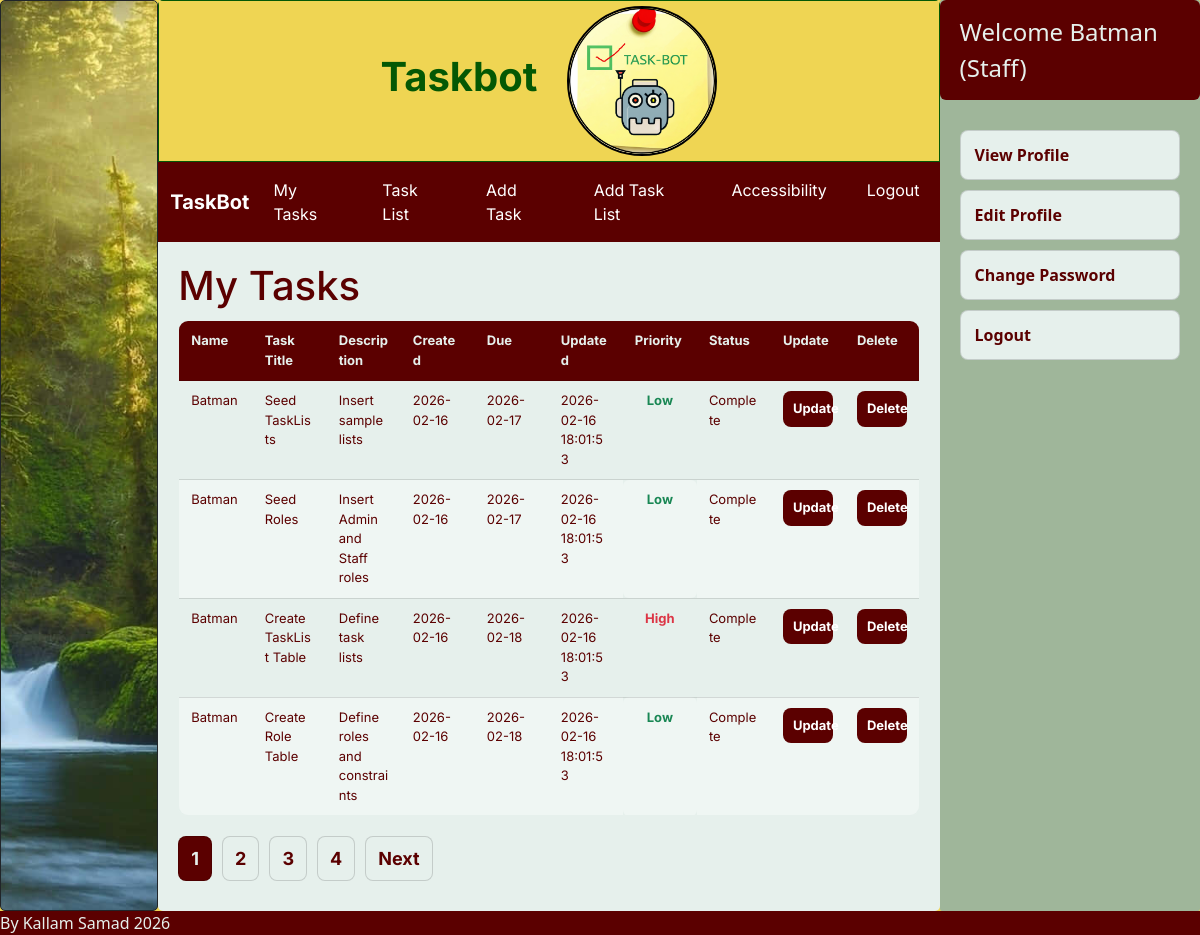
Screenshot of /index.php?page=lists (signed in) with the database file from the repository.
### tables this page shows
CREATE TABLE Task ( 

  TaskID        INTEGER PRIMARY KEY AUTOINCREMENT, 

  TaskTitle     TEXT NOT NULL, 

  Description   TEXT, 

  CreateDate    DATE NOT NULL DEFAULT (DATE('now')), 

  DueDate       DATE, 

  UpdatedAt     DATETIME NOT NULL DEFAULT CURRENT_TIMESTAMP, 

  LastUpdatedBy INTEGER, 

  Priority      TEXT NOT NULL DEFAULT 'Unassigned', 

  Status        TEXT NOT NULL DEFAULT 'Pending', 

  IsArchived    INTEGER NOT NULL DEFAULT 0, 

  TaskListID    INTEGER, 

  CHECK (Priority IN ('Unassigned', 'Low', 'Medium', 'High')), 

  CHECK (Status IN ('Pending', 'Complete', 'Cancelled')), 

  FOREIGN KEY (LastUpdatedBy) REFERENCES Users(UserID) 

    ON UPDATE CASCADE 

    ON DELETE SET NULL, 

  FOREIGN KEY (TaskListID) REFERENCES TaskList(TaskListID) 

    ON UPDATE CASCADE 

    ON DELETE SET NULL 

);

CREATE TABLE Users ( 

  UserID      INTEGER PRIMARY KEY AUTOINCREMENT, 

  RoleID      INTEGER NOT NULL, 

  DisplayName TEXT NOT NULL, 

  FirstName   TEXT NOT NULL, 

  MiddleName  TEXT DEFAULT ' ', 

  LastName    TEXT NOT NULL, 

  Email       TEXT NOT NULL UNIQUE, 

  Phone       TEXT UNIQUE, 

  IsActive    INTEGER NOT NULL DEFAULT 1, 

  LastLoginAt DATETIME DEFAULT CURRENT_TIMESTAMP, 

  FOREIGN KEY (RoleID) REFERENCES Role(RoleID) 

    ON UPDATE CASCADE 

    ON DELETE CASCADE 

);

CREATE TABLE Role ( 

  RoleID   INTEGER PRIMARY KEY AUTOINCREMENT, 

  RoleType TEXT NOT NULL DEFAULT 'Staff', 

  CHECK (RoleType IN ('Admin', 'Staff')) 

);

### stafflists.php (the view, shortened to what this page needs)
<?php
$db = new SQLite3("C:/xampp/htdocs/TaskBot/database.db");
$db->exec("PRAGMA foreign_keys = ON;");
$userId = (int)$_SESSION['userId'];
$records_per_page = 4;
$current_page = isset($_GET['p']) ? (int)$_GET['p'] : 1;
$offset = ($current_page - 1) * $records_per_page;
$countStmt = $db->prepare("SELECT COUNT(*) AS total FROM Task WHERE LastUpdatedBy = :uid");
$countStmt->bindValue(":uid", $userId, SQLITE3_INTEGER);
$countRes = $countStmt->execute();
$countRow = $countRes->fetchArray(SQLITE3_ASSOC);
$total_records = (int)($countRow['total'] ?? 0);
$total_pages = max(1, (int)ceil($total_records / $records_per_page));
$stmt = $db->prepare("
    SELECT
        U.DisplayName,
        T.TaskID,
        T.TaskTitle,
        T.Description,
        T.CreateDate,
        T.DueDate,
        T.UpdatedAt,
        T.Priority,
        T.Status
    FROM Task T
    INNER JOIN Users U ON U.UserID = T.LastUpdatedBy
    WHERE T.LastUpdatedBy = :uid
    ORDER BY T.DueDate IS NULL, T.DueDate ASC, T.TaskID DESC
    LIMIT :limit OFFSET :offset
");
$stmt->bindValue(":uid", $userId, SQLITE3_INTEGER);
$stmt->bindValue(":limit", $records_per_page, SQLITE3_INTEGER);
$stmt->bindValue(":offset", $offset, SQLITE3_INTEGER);
$result = $stmt->execute();
echo "<h1 class='page-title'>My Tasks</h1>";
echo "<div class='table-wrap'>";
echo "<table class='tasks-table'>";
echo "
<thead>
<tr>
  <th>Name</th>
  <th>Task Title</th>
  <th>Description</th>
  <th>Created</th>
  <th>Due</th>
  <th>Updated</th>
  <th>Priority</th>
  <th>Status</th>
  <th>Update</th>
  <th>Delete</th>
</tr>
</thead>
<tbody>
";
while ($row = $result->fetchArray(SQLITE3_ASSOC)) {
    $name = htmlspecialchars($row['DisplayName'] ?? '');
    $taskId = (int)($row['TaskID'] ?? 0);
    $title = htmlspecialchars($row['TaskTitle'] ?? '');
    $desc = htmlspecialchars($row['Description'] ?? '');
    $created = htmlspecialchars($row['CreateDate'] ?? '');
    $due = htmlspecialchars($row['DueDate'] ?? '');
    $updated = htmlspecialchars($row['UpdatedAt'] ?? '');
    $priorityRaw = trim((string)($row['Priority'] ?? ''));
    $priority = htmlspecialchars($priorityRaw);
    $priorityClass = 'priority-' . strtolower(preg_replace('/\s+/', '-', $priorityRaw));
    $statusRaw = trim((string)($row['Status'] ?? ''));
    $status = htmlspecialchars($statusRaw);
    $statusClass = 'status-' . strtolower(preg_replace('/\s+/', '-', $statusRaw));
    echo "<tr>
        <td>{$name}</td>
        <td>{$title}</td>
        <td class='desc'>{$desc}</td>
        <td>{$created}</td>
        <td>{$due}</td>
        <td>{$updated}</td>
        <td class='{$priorityClass}'>{$priority}</td>
        <td class='{$statusClass}'>{$status}</td>
        <td>
          <form method='POST' action='updatetask.php'>
            <input type='hidden' name='TaskID' value='{$taskId}'>
            <button class='btn' type='submit'>Update</button>
          </form>
        </td>
        <td>
          <form method='POST' action='deletetask.php' onsubmit=\"return confirm('Delete this task?');\">
            <input type='hidden' name='TaskID' value='{$taskId}'>
            <button class='btn' type='submit'>Delete</button>
          </form>
        </td>
    </tr>";
}
echo "</tbody></table>";
echo "</div>";
echo "<div class='pagination'>";
for ($i = 1; $i <= $total_pages; $i++) {
    if ($i === $current_page) {
        echo "<strong>{$i}</strong>";
    } else {
        echo "<a href='index.php?page=tasks&p={$i}'>{$i}</a>";
    }
}
if ($current_page < $total_pages) {
    $next = $current_page + 1;
    echo "<a href='index.php?page=tasks&p={$next}'>Next</a>";
}
echo "</div>";
?>

### dashboard.php (shortened to what this page needs)
<?php
require_once "db.php";
$username = $_SESSION['username'] ?? null;
if ($username === null) {
    $displayname = "Guest";
    $roleType = "Unknown Role";
} else {
    $stmt = $db->prepare("
        SELECT
            U.DisplayName,
            R.RoleType
        FROM Credentials AS C
        INNER JOIN Users AS U ON C.UserID = U.UserID
        INNER JOIN Role  AS R ON U.RoleID = R.RoleID
        WHERE C.Username = :username
        LIMIT 1
    ");
    $stmt->bindValue(":username", $username, SQLITE3_TEXT);
    $result = $stmt->execute();
    $row = $result->fetchArray(SQLITE3_ASSOC);
    $displayname = $row["DisplayName"] ?? "Unknown Name";
    $roleType = $row["RoleType"] ?? "Unknown Role";
}
?>
<div class="hamburger">
  <div class="profile-info">
    <span>
      Welcome <?= htmlspecialchars($displayname) ?>
      (<?= htmlspecialchars($roleType) ?>)
    </span>
  </div>
</div>
<div class="dashboard">
  <ul>
    <li><a href="/TaskBot/viewprofile.php">View Profile</a></li>
    <li><a href="/TaskBot/editprofile.php">Edit Profile</a></li>
    <li><a href="/TaskBot/changepassword.php">Change Password</a></li>
    <li><a href="logout.php">Logout</a></li>
  </ul>
</div>

### rows the page displays
task: LastUpdatedBy.DisplayName "Batman", TaskTitle "Seed TaskLists", Description "Insert sample lists", CreateDate "2026-02-16", DueDate "2026-02-17", UpdatedAt "2026-02-16 18:01:53", Priority "Low", Status "Complete"
task: LastUpdatedBy.DisplayName "Batman", TaskTitle "Seed Roles", Description "Insert Admin and Staff roles", CreateDate "2026-02-16", DueDate "2026-02-17", UpdatedAt "2026-02-16 18:01:53", Priority "Low", Status "Complete"
task: LastUpdatedBy.DisplayName "Batman", TaskTitle "Create TaskList Table", Description "Define task lists", CreateDate "2026-02-16", DueDate "2026-02-18", UpdatedAt "2026-02-16 18:01:53", Priority "High", Status "Complete"
task: LastUpdatedBy.DisplayName "Batman", TaskTitle "Create Role Table", Description "Define roles and constraints", CreateDate "2026-02-16", DueDate "2026-02-18", UpdatedAt "2026-02-16 18:01:53", Priority "Low", Status "Complete"
users: DisplayName "Batman", RoleID.RoleType "Staff"
